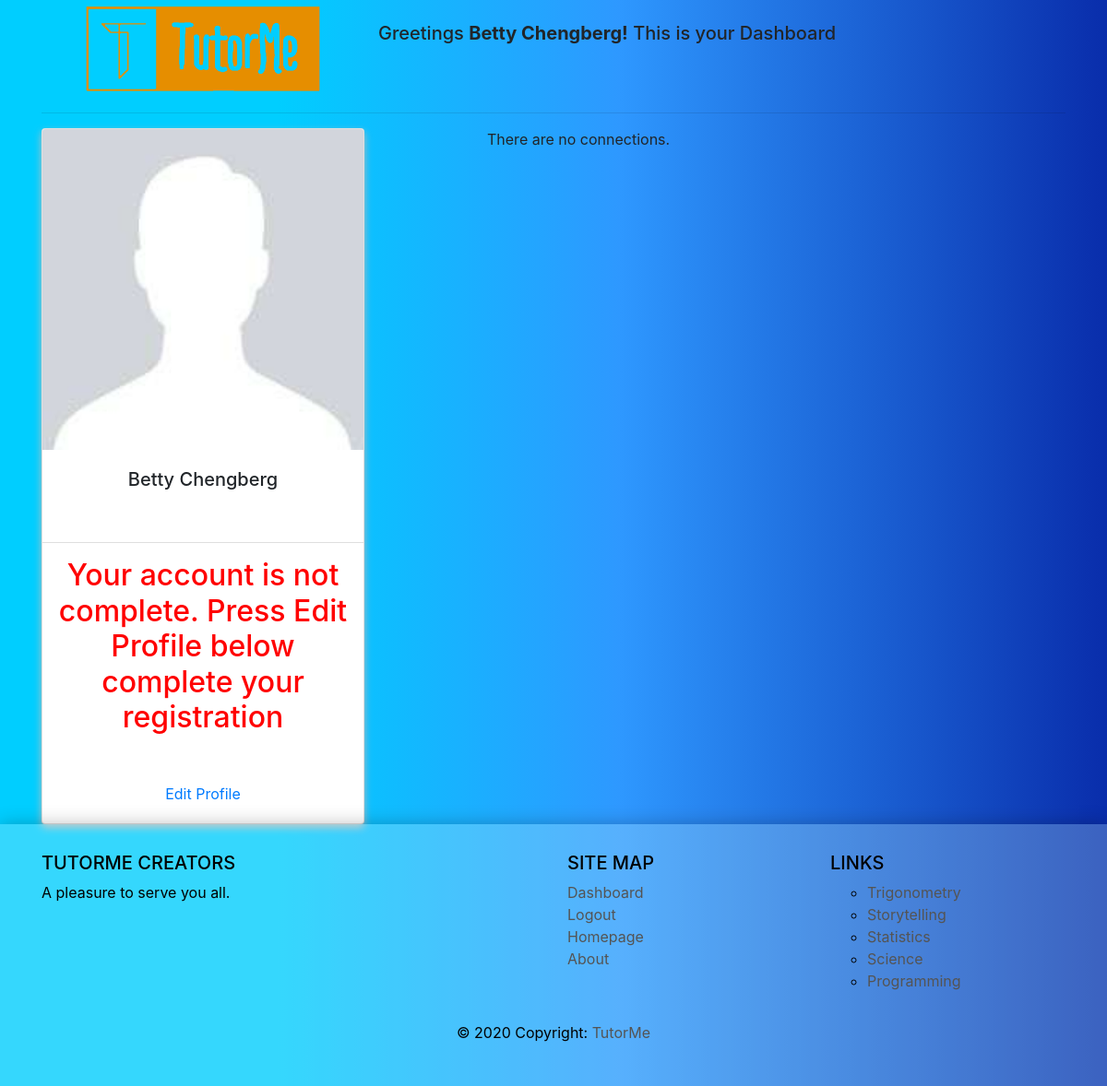
The page /tutorme/dashboard/ (signed in) on the database as committed earlier.
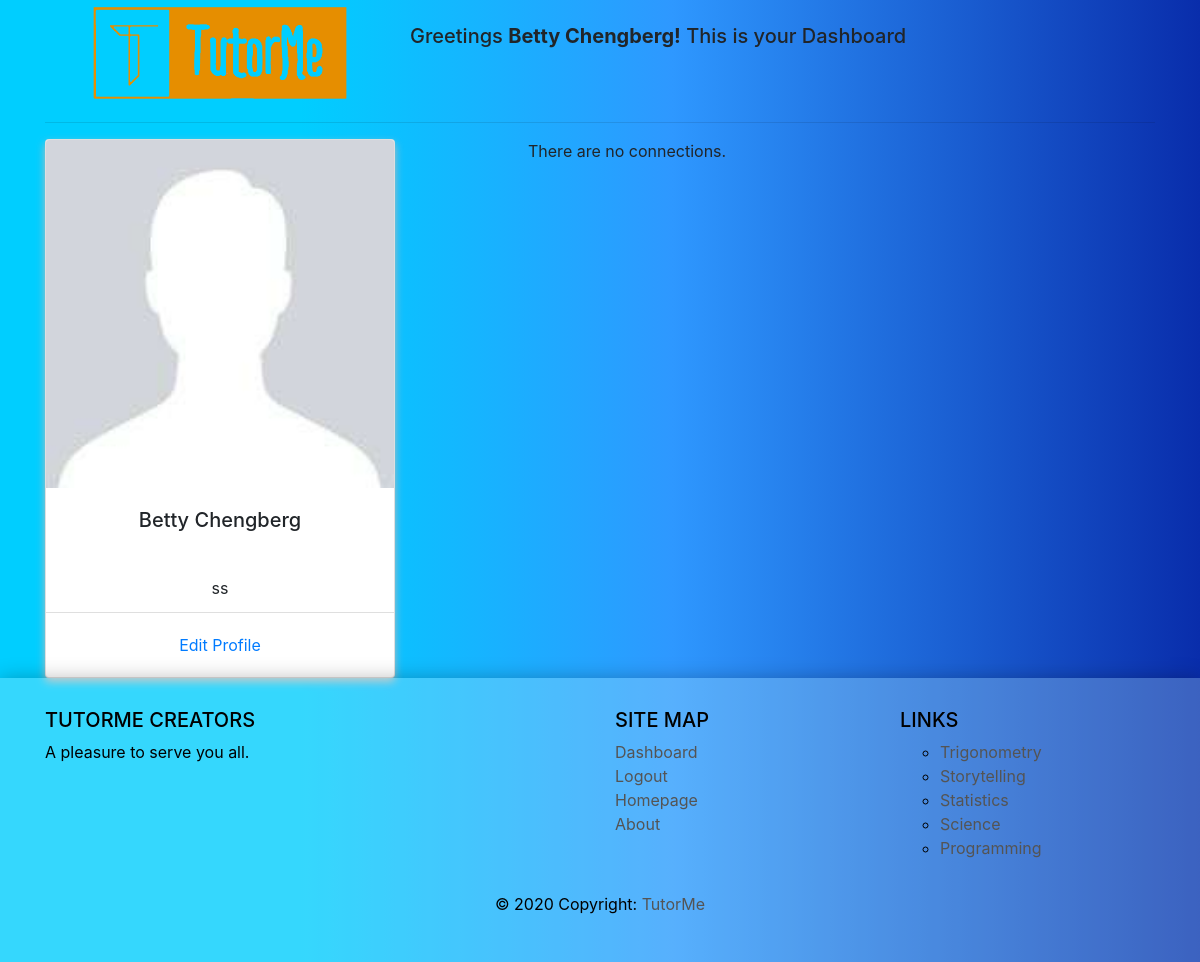
The same page on the database as committed later.
### tutorme/models.py (models this page shows, shortened)
class CommonInfo(models.Model):
    first_name = models.CharField(max_length=30, blank=False, default='')
    last_name = models.CharField(max_length=30, blank=False, default='')
    picture = models.ImageField(upload_to='profile_images/', null=True, blank=True)
    location = models.CharField(_('location'), max_length=30, blank=False)
    description = models.CharField(_('description'), max_length=100, blank=False)
    class Meta:
        abstract = True

class Teacher(CommonInfo):
    user = models.OneToOneField(User, on_delete=models.CASCADE, primary_key=True)
    categories = models.ManyToManyField(Category, related_name="teachers", blank=True)
    active = models.BooleanField(default=True)
    students = models.ManyToManyField(Student, related_name="teachers")
    rating = models.IntegerField(_('rating'), default=0)
    class Meta(CommonInfo.Meta):
        db_table = 'teachers'
        verbose_name = _('teacher')
        verbose_name_plural = _('teachers')

class Category(models.Model):
    NAME_MAX_LENGTH = 128
    name = models.CharField(max_length=NAME_MAX_LENGTH, unique=True)
    class Meta:
        verbose_name_plural = 'Categories'
    def __str__(self):
        return self.name

### tutorme/views.py (the view, shortened to what this page needs)
# urls.py: path('dashboard/', views.dashboard, name='dashboard'),
@login_required
def dashboard(request):
    context_dict = dict()
    user = get_user(request.user)
    context_dict['user_obj'] = user
    if user.description == "":
        context_dict['empty_fields'] = True
        context_dict['message'] = "Your account is not complete. Press Edit Profile below complete your registration"
    connections = list()
    if hasattr(user, 'students'):
        form = TeacherUpdateForm(instance=user)
        for student in user.students.all() or []:
            connections.append(student)
    context_dict['form'] = form
    context_dict['connections'] = connections
    return render(request, 'tutorme/dashboard.html', context=context_dict)

### tutorme/templatetags/tutorme_templates_tags.py (called while the page is built)
@register.inclusion_tag('tutorme/categories.html')
def get_category_list(current_category=None):
    return {'categories': Category.objects.order_by('-name')[:5], 'current_category': current_category}

### tutorme/views.py (called while the page is built)
def get_user(user):
    response = None
    if not user.is_anonymous:
        try:
            response = Student.objects.get(user=user)
        except Student.DoesNotExist:
            response = Teacher.objects.get(user=user)
    return response

### templates/tutorme/dashboard.html (shortened to what this page needs)
{%extends 'tutorme/base.html'%}
{% load staticfiles %}
{% load tutorme_templates_tags %}
{% block head_block %}
    <link rel="stylesheet" href="{% static 'css/dashboard.css' %}">
{% endblock %}
{% block body_block %}
    <div class="container">
        <div class="row">
            <div class="col-4">
                <img src="{% static 'images/TutorMeLogoTransparent.png' %}" class="img-fluid" width="266" height="106" alt="Picture of tutorme" />
            </div>
            <div class="col-8-fluid">
                <center>
                    </br> <h5>Greetings <strong>{{ user_obj.first_name }} {{ user_obj.last_name }}!</strong> This is your Dashboard</h5>
                </center>
            </div>
        </div>
        <hr>
    </div>
    <div class="container">
        <div class="row">
            <div class="col-4">
                <div class="card">
                    <img src="{% if user_obj.picture %}{{ MEDIA_URL }}{{ user_obj.picture }}{% else %}{% static 'images/default_profile.png' %}{% endif %}" class="card-img-top" alt="You don't have a profile picture">
                    <div class="card-body">
                        <h5 class="card-title">{{ user_obj.first_name }} {{ user_obj.last_name }}</h5>
                    </div>
                    <ul class="list-group list-group-flush">
                        <li class="list-group-item">{{ user_obj.location }}</li>
                    </ul>
                    {% if empty_fields %}
                        <div class="bold-red form-group">
                            <p><h2>{{ message }}</h2></p>
                        </div>
                    {% endif %}
                    <div class="card-body">
                        <a href="#" class="card-link" data-toggle="modal" data-target="#myModal">Edit Profile</a>
                    </div>
                </div>
            </div>
            <div class="col-8 offset-1 carousel-card">
                {% if connections %}
                    <div id="carouselExampleControls" class="carousel slide" data-ride="carousel">
                        <div class="carousel-inner">
                            {% for connection in connections %}
                                <div class="carousel-item {% if forloop.first %}active{% endif %}">
                                    <div class="card">
                                        <div class="row justify-content-center"> <img src="{% if connection.picture %}{{ MEDIA_URL }}{{ connection.picture }}{% else %}{% static 'images/default_profile.png' %}{% endif %}" class="img-fluid profile-pic mb-4 mt-3" alt="User do not have profile picture"> </div>
                                        <h6 class="mb-3 mt-2">{{ connection.first_name }} {{ connection.last_name }}</h6>
                                        <div class="col-8">
                                            <p align="justify" class="content mb-5 mx-2">{{ connection.description }}</p>
                                            {% if student %}
                                                <div id="stars_rating_for_user_{{ connection.first_name }}">
                                                    <h4>Star rating </h4>
                                                    {% get_at_index has_review forloop.counter0 as koko %}
                                                    {% if koko %}
                                                        <div class="Stars" style="--rating: {{ koko }};"></div>
                                                    {% else %}
                                                        <div id="{{ connection.first_name }}" class="{{ connection.first_name }}" about="{{ connection.user.email }} {{ user.email }} {% url 'tutorme:rate' %}">
                                                            <div class='rating-stars text-center'>
                                                                <ul id='stars' class="stars">
                                                                    <li class='star' title='Poor' data-value='1'><i class='fa fa-star fa-fw'></i></li>
                                                                    <li class='star' title='Fair' data-value='2'><i class='fa fa-star fa-fw'></i></li>
                                                                    <li class='star' title='Good' data-value='3'><i class='fa fa-star fa-fw'></i></li>
                                                                    <li class='star' title='Excellent' data-value='4'><i class='fa fa-star fa-fw'></i></li>
                                                                    <li class='star' title='WOW!!!' data-value='5'><i class='fa fa-star fa-fw'></i></li>
                                                                </ul>
                                                            </div>
                                                        </div>
                                                    {% endif %}
                                                </div>
                                            {% endif %}
                                            <div><p align="left" class="content mb-5 mx-2">Contact Info: {{ connection.user.email }}</p></div>
                                        </div>
                                    </div>
                                </div>
                            {% endfor %}
                            <a class="carousel-control-prev" href="#carouselExampleControls" role="button" data-slide="prev">
                                <span class="carousel-control-prev-icon" aria-hidden="true"></span>
                                <span class="sr-only">Previous</span>
                            </a>
                            <a class="carousel-control-next" href="#carouselExampleControls" role="button" data-slide="next">
                                <span class="carousel-control-next-icon" aria-hidden="true"></span>
                                <span class="sr-only">Next</span>
                            </a>
                        </div>
                    </div>
                {% else %}
                    <p align="justify" class="content mb-5 mx-2">There are no connections.</p>
                {% endif %}
            </div>
        </div>
    </div>
{% endblock %}

### templates/tutorme/base.html (shortened to what this page needs)
<!DOCTYPEhtml>
{% load staticfiles %}
{% load tutorme_templates_tags %}
<html>
    <head lang="en">
        <link rel="stylesheet" href="https://cdnjs.cloudflare.com/ajax/libs/font-awesome/4.7.0/css/font-awesome.min.css">
        <link rel="stylesheet" href="{% static 'css/base.css' %}">
        <link rel="stylesheet" href="https://stackpath.bootstrapcdn.com/bootstrap/4.4.1/css/bootstrap.min.css">
        <link rel="stylesheet" href="{% static 'javascript/EasyAutocomplete/easy-autocomplete.min.css' %}">
        <link rel="stylesheet" href="{% static 'javascript/EasyAutocomplete/easy-autocomplete.themes.min.css' %}">
        <link href="https://ajax.googleapis.com/ajax/libs/jqueryui/1.12.1/themes/smoothness/jquery-ui.css" rel="stylesheet" />
        {% block head_block %}
        {% endblock %}
    </head>
    <body class="d-flex flex-column" style="min-height: 100vh">
        <main class="flex-fill">
            <center>
                {% block body_block %}
                {% endblock %}
            </center>
        </main>
        <footer class="footer">
            <div class="container-fluid text-center text-md-left">
                <div class="row">
                    <div class="col-md-6 mt-md-0 mt-3">
                        <h5 class="text-uppercase">TutorMe Creators</h5>
                        <p>A pleasure to serve you all.</p>
                    </div>
                    <div class="col-md-3 mb-md-0 mb-3">
                        <h5 class="text-uppercase">Site Map</h5>
                        <ul class="list-unstyled href-color">
                            {% if user.is_authenticated %}
                                <li><a href="{% url 'tutorme:dashboard' %}">Dashboard</a></li>
                                <li><a href="{% url 'tutorme:logout' %}">Logout</a></li>
                                <li><a href="{% url 'tutorme:homepage' %}">Homepage</a></li>
                            {% else %}
                                <li><a href="{% url 'tutorme:register_student' %}">Sign Up as Student</a></li>
                                <li><a href="{% url 'tutorme:register_teacher' %}">Sign Up as Teacher</a></li>
                                <li><a href="{% url 'tutorme:login' %}">Login</a></li>
                            {% endif %}
                            <li><a href="{% url 'tutorme:about' %}">About</a></li>
                        </ul>
                    </div>
                    <div class="col-md-3 mb-md-0 mb-3">
                        <h5 class="text-uppercase">Links</h5>
                        <ul class="list-unstyled href-color">
                            {% block sidebar_block %}
                                {% get_category_list category %}
                            {% endblock %}
                        </ul>
                    </div>
                </div>
            </div>
            <div class="footer-copyright text-center py-3 href-color">
                © 2020 Copyright:
                <a href="#"> TutorMe</a>
            </div>
        </footer>
    </body>
</html>

### templates/tutorme/categories.html
<ul>
{% if categories %}
    {% for c in categories %}
        {% if c == current_category %}
            <li>
            <strong>
                <a href="{% url 'tutorme:show_category' c.name %}">{{ c.name }}</a>
            </strong>
            </li>
        {% else %}
        <li>
            <a href="{% url 'tutorme:show_category' c.name %}">{{ c.name }}</a>
        </li>
        {% endif %}
    {% endfor %}
{% else %}
    <li><strong>There are no categories present.</strong></li>
{% endif %}
</ul>

### static/css/base.css (style rules this page uses)
body { background: rgb(0,206,255); background: linear-gradient(90deg, rgba(0,206,255,1) 25%, rgba(46,152,255,1) 56%, rgba(9,45,171,1) 100%); }
.footer { color: #000; background: #c3eff745; box-shadow: 0px 2px 20px rgba(0, 0, 0, 0.3); padding: 30px; bottom:0; }
.href-color a { color: #545454; }
:root { --star-size: 40px; --star-color: #BDBDBD; --star-background: #fc0; }
* { position: relative; box-sizing: border-box; }

### static/css/dashboard.css (style rules this page uses)
.card { box-shadow: 0px 4px 8px 0px #BDBDBD }
.carousel-card { max-width: 500px; margin-bottom:20px; }

Rows that differ between the two databases and show on the page:
changed Teacher "Betty": location (not shown) → "ss"
Other text that changed with them:
{{ message }}: "Your account is not complete. Press Edit Profile below complete your registration" → (not shown)
